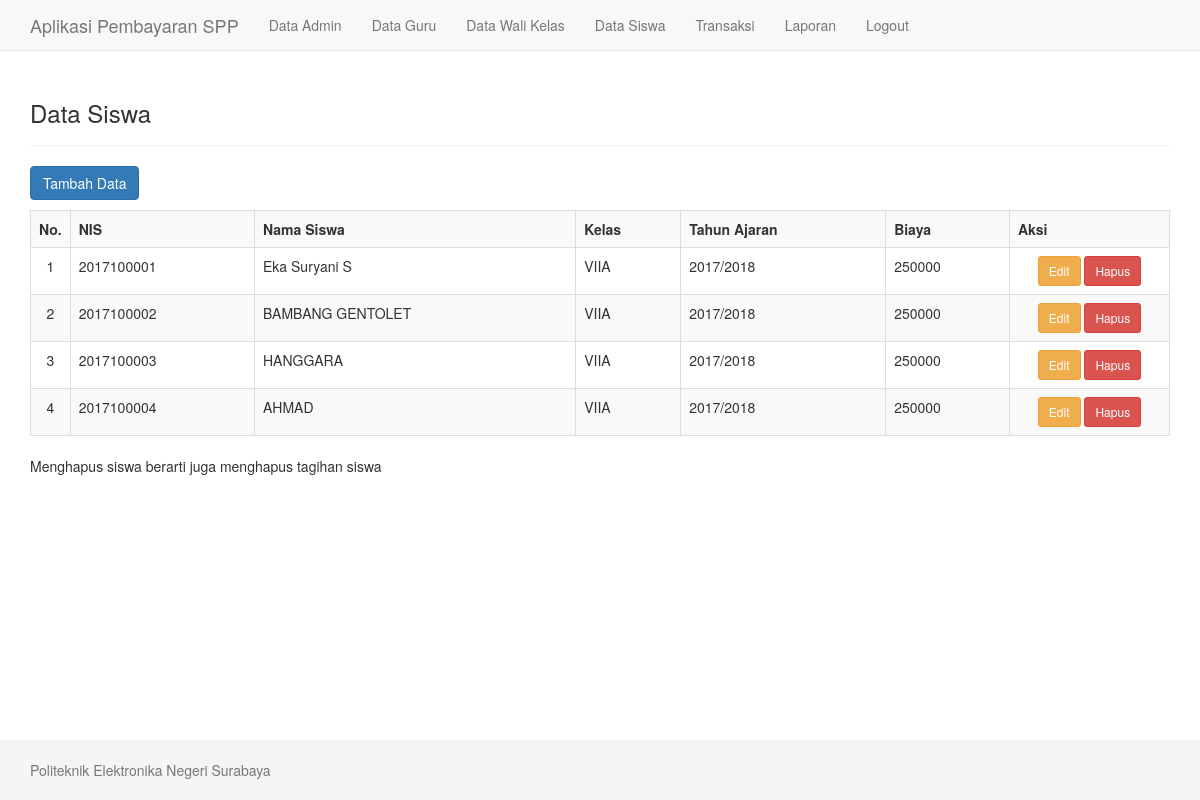
The app's page /tampil_siswa.php (signed in), older data.
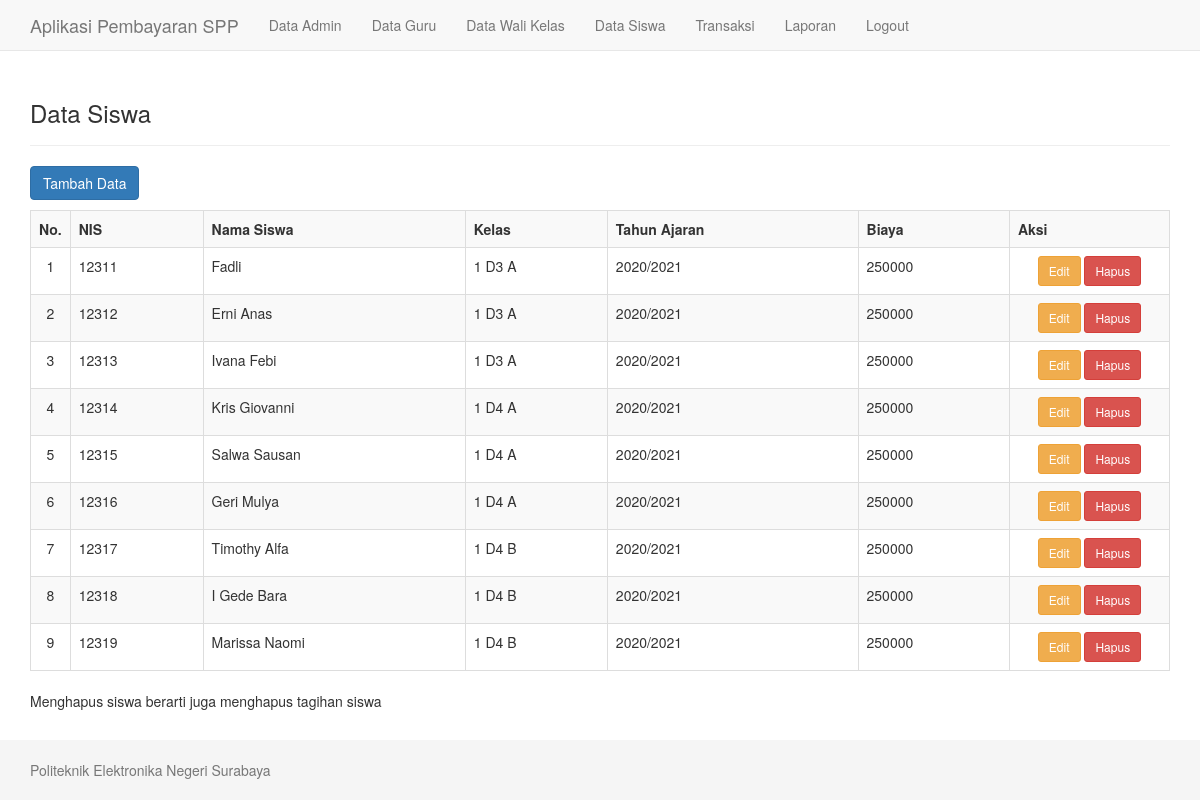
The same page, newer data.
### tables this page shows
CREATE TABLE `siswa` (
  `idsiswa` int(10) NOT NULL,
  `nis` varchar(10) DEFAULT NULL,
  `namasiswa` varchar(40) DEFAULT NULL,
  `kelas` varchar(10) DEFAULT NULL,
  `tahunajaran` varchar(10) DEFAULT NULL,
  `biaya` int(20) DEFAULT NULL
);

### tampil_siswa.php (the view)
<?php include "header.php"; ?>
<div class="container">
	<div class="page-header">
		<h3>Data Siswa</h3>
	</div>
	<a class = "btn btn-primary" style="margin-bottom: 10px" href="tambah_siswa.php">Tambah Data</a>
	<table border="1" class="table table-bordered table-striped">
		<tr>
			<th>No.</th>
			<th>NIS</th>
			<th>Nama Siswa</th>
			<th>Kelas</th>
			<th>Tahun Ajaran</th>
			<th>Biaya</th>
			<th>Aksi</th>
		</tr>
		<?php
		$sql = mysqli_query($konek,"SELECT * FROM siswa ORDER BY kelas ASC");
		$no=1;
		while($d=mysqli_fetch_array($sql)){
			echo "<tr>
				<td width='15px' align='center'>$no</td>
				<td>$d[nis]</td>
				<td>$d[namasiswa]</td>
				<td>$d[kelas]</td>
				<td>$d[tahunajaran]</td>
				<td>$d[biaya]</td>
				<td width='160px' align='center'>
					<a class = 'btn btn-warning btn-sm' href='edit_siswa.php?id=$d[idsiswa]'>Edit</a>
					<a class = 'btn btn-danger btn-sm' href='hapus_siswa.php?id=$d[idsiswa]'>Hapus</a>
				</td>
			</tr>";
			$no++;
		}
		?>
	</table>
	<p>Menghapus siswa berarti juga menghapus tagihan siswa</p>
</div>
<?php include "footer.php"; ?>

### header.php (shortened to what this page needs)
<!DOCTYPE html>
<html>
<head>
    <link href="./assets/css/bootstrap.min.css" rel="stylesheet">
    <link href="./assets/style.css" rel="stylesheet">
</head>
<body>
    <nav class="navbar navbar-default navbar-fixed-top">
      <div class="container">
        <div class="navbar-header">
          <a class="navbar-brand" href="./">Aplikasi Pembayaran SPP</a>
        </div>
        <div id="navbar" class="collapse navbar-collapse">
          <ul class="nav navbar-nav">
            <li><a href="tampil_admin.php">Data Admin</a></li>
            <li><a href="tampil_guru.php">Data Guru</a></li>
            <li><a href="tampil_walikelas.php">Data Wali Kelas</a></li>
            <li><a href="tampil_siswa.php">Data Siswa</a></li>
            <li><a href="transaksi.php">Transaksi</a></li>
            <li><a href="laporan.php">Laporan</a></li>
            <li><a href="logout.php">Logout</a></li>
          </ul>
        </div>
      </div>
    </nav>

### footer.php (shortened to what this page needs)
    <footer class="footer">
      <div class="container">
        <p class="text-muted">Politeknik Elektronika Negeri Surabaya</p>
      </div>
    </footer>
</body>
</html>

### assets/style.css (style rules this page uses)
html { position: relative; min-height: 100%; }
body { margin-bottom: 60px; }
.footer { position: absolute; bottom: 0; width: 100%; height: 60px; background-color: #f5f5f5; }
body > .container { padding: 60px 15px 0; }
.container .text-muted { margin: 20px 0; }
.footer > .container { padding-right: 15px; padding-left: 15px; }

Row changes from the older to the newer data that the page shows:
removed siswa: nis "2017100001", namasiswa "Eka Suryani S", kelas "VIIA", tahunajaran "2017/2018", biaya "250000"
removed siswa: nis "2017100002", namasiswa "BAMBANG GENTOLET", kelas "VIIA", tahunajaran "2017/2018", biaya "250000"
removed siswa: nis "2017100003", namasiswa "HANGGARA", kelas "VIIA", tahunajaran "2017/2018", biaya "250000"
removed siswa: nis "2017100004", namasiswa "AHMAD", kelas "VIIA", tahunajaran "2017/2018", biaya "250000"
added siswa: nis "12311", namasiswa "Fadli", kelas "1 D3 A", tahunajaran "2020/2021", biaya "250000"
added siswa: nis "12312", namasiswa "Erni Anas", kelas "1 D3 A", tahunajaran "2020/2021", biaya "250000"
added siswa: nis "12313", namasiswa "Ivana Febi", kelas "1 D3 A", tahunajaran "2020/2021", biaya "250000"
added siswa: nis "12314", namasiswa "Kris Giovanni", kelas "1 D4 A", tahunajaran "2020/2021", biaya "250000"
added siswa: nis "12315", namasiswa "Salwa Sausan", kelas "1 D4 A", tahunajaran "2020/2021", biaya "250000"
added siswa: nis "12316", namasiswa "Geri Mulya", kelas "1 D4 A", tahunajaran "2020/2021", biaya "250000"
added siswa: nis "12317", namasiswa "Timothy Alfa", kelas "1 D4 B", tahunajaran "2020/2021", biaya "250000"
added siswa: nis "12318", namasiswa "I Gede Bara", kelas "1 D4 B", tahunajaran "2020/2021", biaya "250000"
added siswa: nis "12319", namasiswa "Marissa Naomi", kelas "1 D4 B", tahunajaran "2020/2021", biaya "250000"
